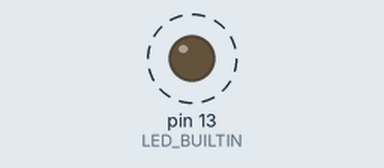
A sketch run on a simulated Arduino Uno, built with avr-gcc and run on an emulated ATmega328P. On the bench: output pins drawn as LEDs (lit = HIGH). Dashed ring = blinking. What the sketch prints to the serial monitor is not drawn.

Above: at 0.2 s.
Timing chart, 0 to 4.6 s (numbered marks = the images above):
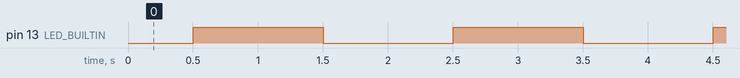

Measured:
- by itself, pin 13 (LED_BUILTIN): alternates HIGH for 1.0 s and LOW for 1.0 s

The sketch:

Hello_world.ino
```cpp
/**********
  IFG Campus Goiânia
  Autor:    Carlos Silveira
  Objetivo: Programa de testes do ESP8622. O LED interno pisca indefinidamente e escreve mensagem padrão.
  Origem:   https://www.instructables.com/NodeMCU-Basic-Project-Hello-World/
  URL adicional para Gerenciador de Placas: http://arduino.esp8266.com/stable/package_esp8266com_index.json
*********/

void setup() {
 Serial.begin(115200);
 // Habilita o LED onboard como saída
 pinMode(LED_BUILTIN, OUTPUT);
}

void loop() {
 // Escreve mensagem padrão de programação
 Serial.println("Hello World");
 delay(500);
 // Faz o LED piscar (inverte o estado).
 digitalWrite(LED_BUILTIN, !digitalRead(LED_BUILTIN));
 // Espera para inverter o estado do LED.
 delay(500);
}
```
